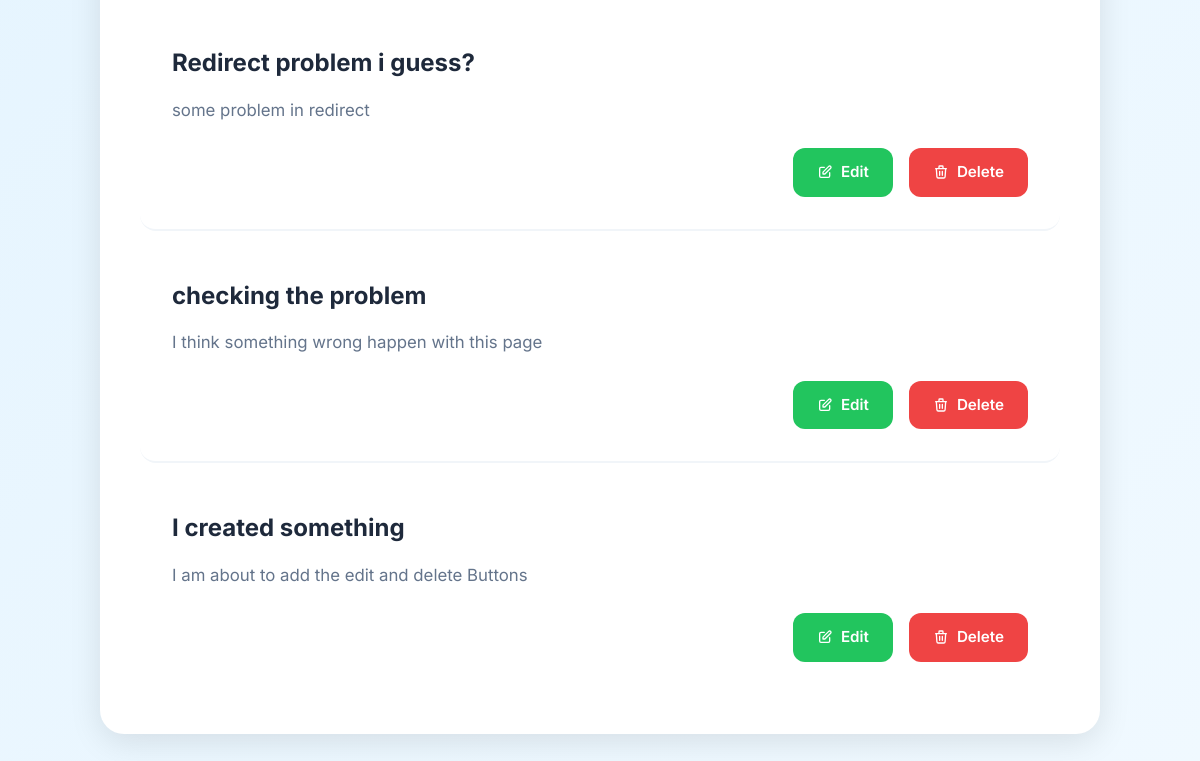
The app's page /user-site/ (signed in, lower part), older data.
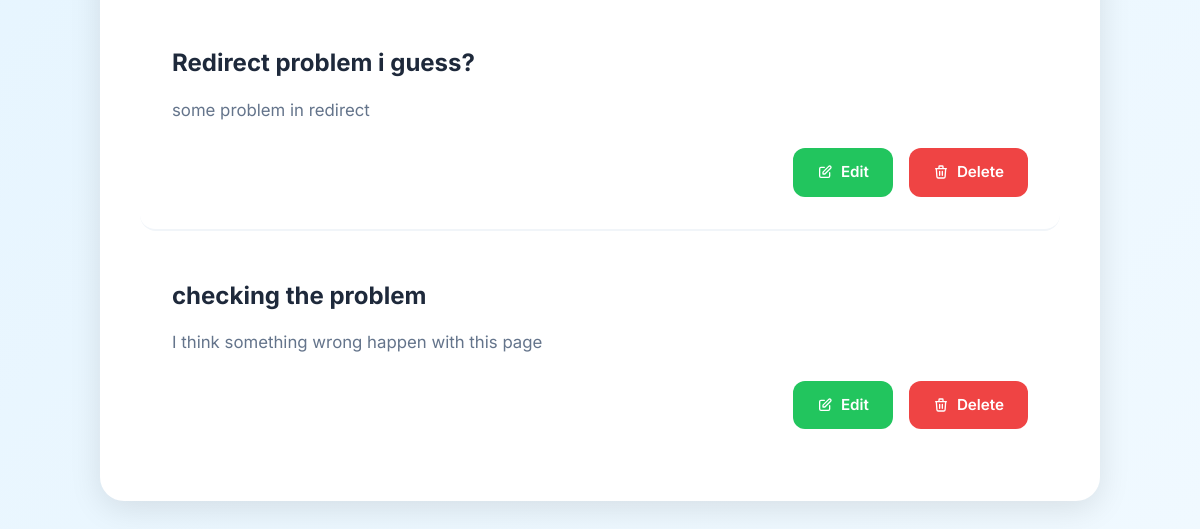
The same page, newer data.
### app/models.py (models this page shows, shortened)
class Content(models.Model):
    user = models.ForeignKey(User,on_delete=models.CASCADE,null=True,blank=True)
    title = models.CharField(max_length=150, null=False,blank =False)
    description = models.TextField(null= False, blank = False)
    email= models.EmailField(unique=True, null=True)
    created_at = models.DateTimeField(auto_now_add=True)

### app/views.py (the view, shortened to what this page needs)
# urls.py: path('user-site/', ContentView.as_view(),name = 'user-site'),
class ContentView(LoginRequiredMixin,View):
    template_name = 'blog-manage.html'
    login_url ='login-page'
    redirect_field_name = 'next'
    def get(self,request):
        queryset = Content.objects.all()
        search_query = request.GET.get('search_re')
        if search_query:
            queryset= queryset.filter(title__icontains=search_query)
        context = {'Content': queryset}
        return render(request, self.template_name,context)

### app/templates/blog-manage.html (shortened to what this page needs)
<!DOCTYPE html>
<html lang="en">
<head>
</head>
<body>
    <div class="container">
        <section class="blog-list">
            {% for i in Content %}
            <article class="blog-item">
                <h3 class="blog-title">{{i.title}}</h3>
                <p class="blog-content">{{i.description|truncatewords:20}}</p>
                <div class="blog-actions">
                    <a href="update/{{i.id}}/" class="edit-btn">
                        <svg width="16" height="16" viewBox="0 0 24 24" fill="none" stroke="currentColor">
                            <path stroke-linecap="round" stroke-linejoin="round" stroke-width="2"
                                d="M11 5H6a2 2 0 00-2 2v11a2 2 0 002 2h11a2 2 0 002-2v-5m-1.414-9.414a2 2 0 112.828 2.828L11.828 15H9v-2.828l8.586-8.586z" />
                        </svg>
                        Edit
                    </a>
                    <a href="delete/{{i.id}}/" class="delete-btn">
                        <svg width="16" height="16" viewBox="0 0 24 24" fill="none" stroke="currentColor">
                            <path stroke-linecap="round" stroke-linejoin="round" stroke-width="2"
                                d="M19 7l-.867 12.142A2 2 0 0116.138 21H7.862a2 2 0 01-1.995-1.858L5 7m5 4v6m4-6v6m1-10V4a1 1 0 00-1-1h-4a1 1 0 00-1 1v3M4 7h16" />
                        </svg>
                        Delete
                    </a>
                </div>
            </article>
            {% endfor %}
        </section>
    </div>
</body>
</html>

Row changes from the older to the newer data that the page shows:
removed Content: title "I created something", description "I am about to add the edit and delete Buttons"
